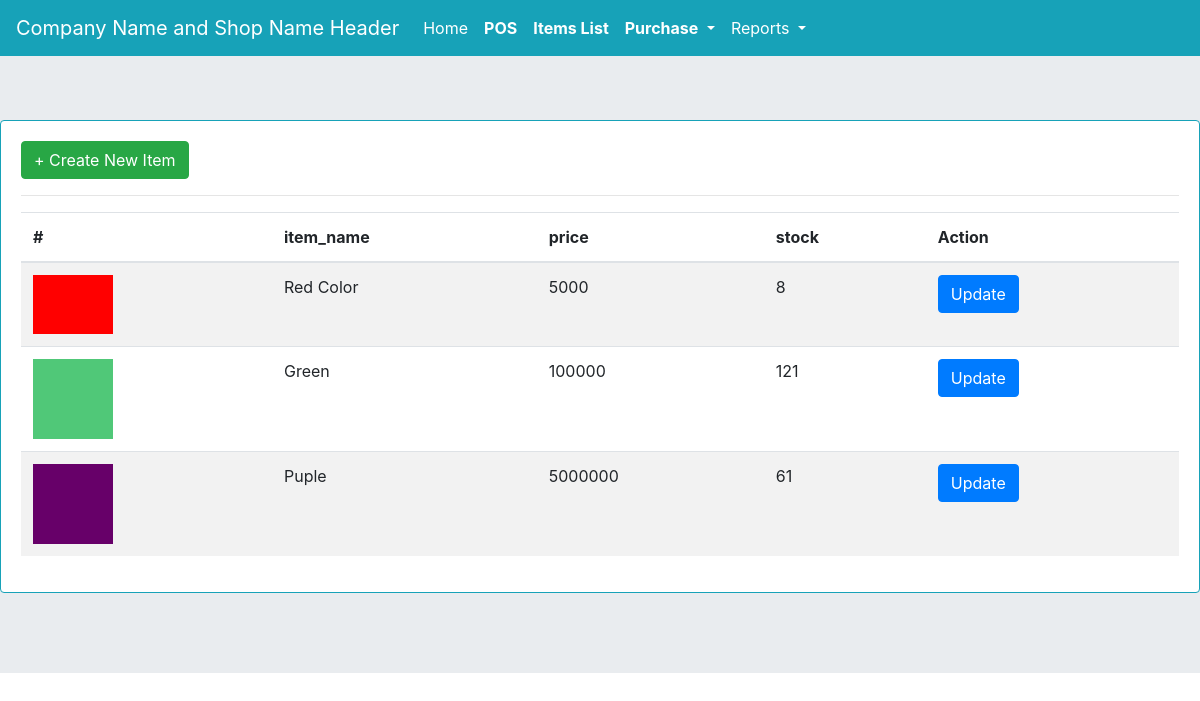
The page /itemlist/ on the database as committed earlier.
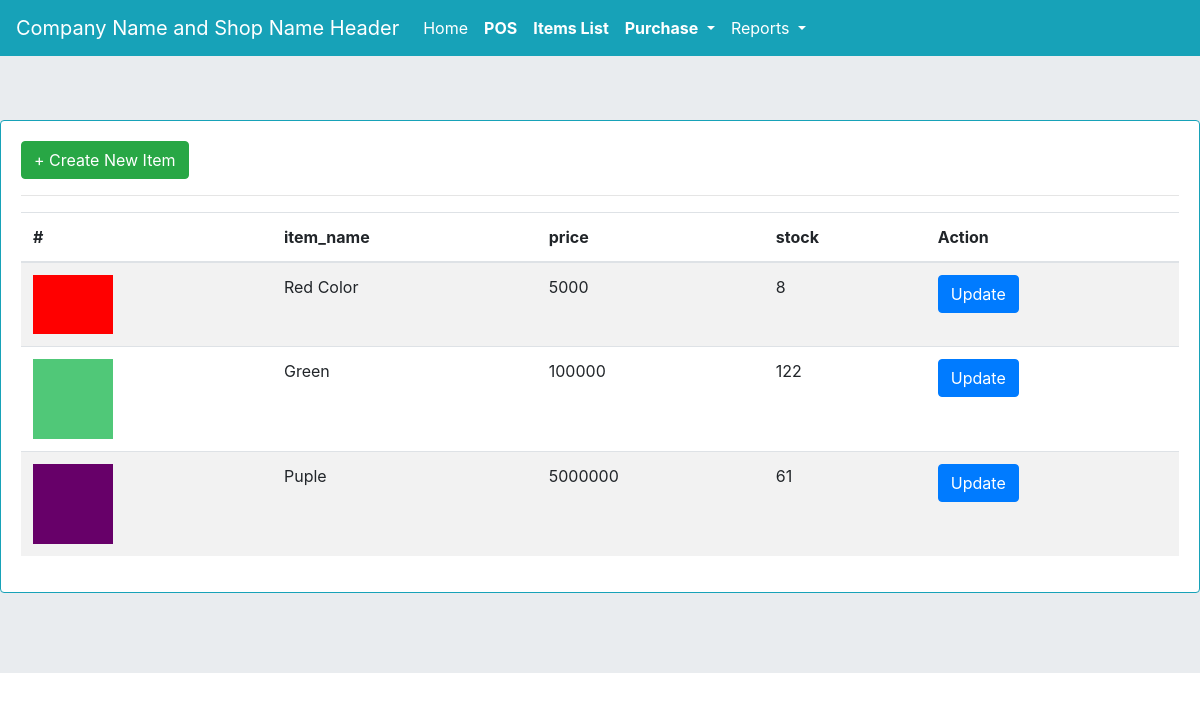
The same page on the database as committed later.
### myapp/models.py (models this page shows, shortened)
class item(models.Model):
    photo = models.ImageField(upload_to='', blank=True, null=True)
    item_name = models.CharField(max_length=255)
    slug = models.CharField(max_length=255, blank=True, null=True)
    price = models.PositiveIntegerField(default=0)
    stock = models.PositiveIntegerField(default=0)
    created_at = models.DateTimeField(auto_now_add=True)
    updated_at = models.DateTimeField(auto_now=True)

### myapp/views.py (the view)
# urls.py: path('itemlist/', views.itemlist, name='itemlist'),
def itemlist(request):
    itm = item.objects.all()
    form = ItemForm()
    context = {'itm':itm, 'form':form}
    return render(request, 'itemlist.html', context)

### templates/itemlist.html (shortened to what this page needs)
{% extends 'base.html' %}
{% block content %}
<div class="card border-info mb-3">
  <div class="card-body">
<button type="button" class="btn btn-success" data-toggle="modal" data-target="#createItm">
  + Create New Item
</button>
<hr>
<table class="table table-striped" id="itemlisttable">
  <thead>
    <tr>
      <th scope="col">#</th>
      <th scope="col">item_name</th>
      <th scope="col">price</th>
      <th scope="col">stock</th>
      <th scope="col">Action</th>
    </tr>
  </thead>
  <tbody>
  	{% for i in itm %}
    <tr>
      <th scope="row"><img src="{{i.photo.url}}" width="80px"></th>
      <td>{{i.item_name}}</td>
      <td>{{i.price}}</td>
      <td>{{i.stock}}</td>
      <td>
<button type="button" class="btn btn-primary" data-toggle="modal" data-target="#myItmModal-{{i.id}}">
  Update
</button>
      </td>
    </tr>
    {% endfor %}
  </tbody>
</table>
  </div>
</div>
{% endblock content %}

Rows that differ between the two databases and show on the page:
changed item "Green": stock "121" → "122"
